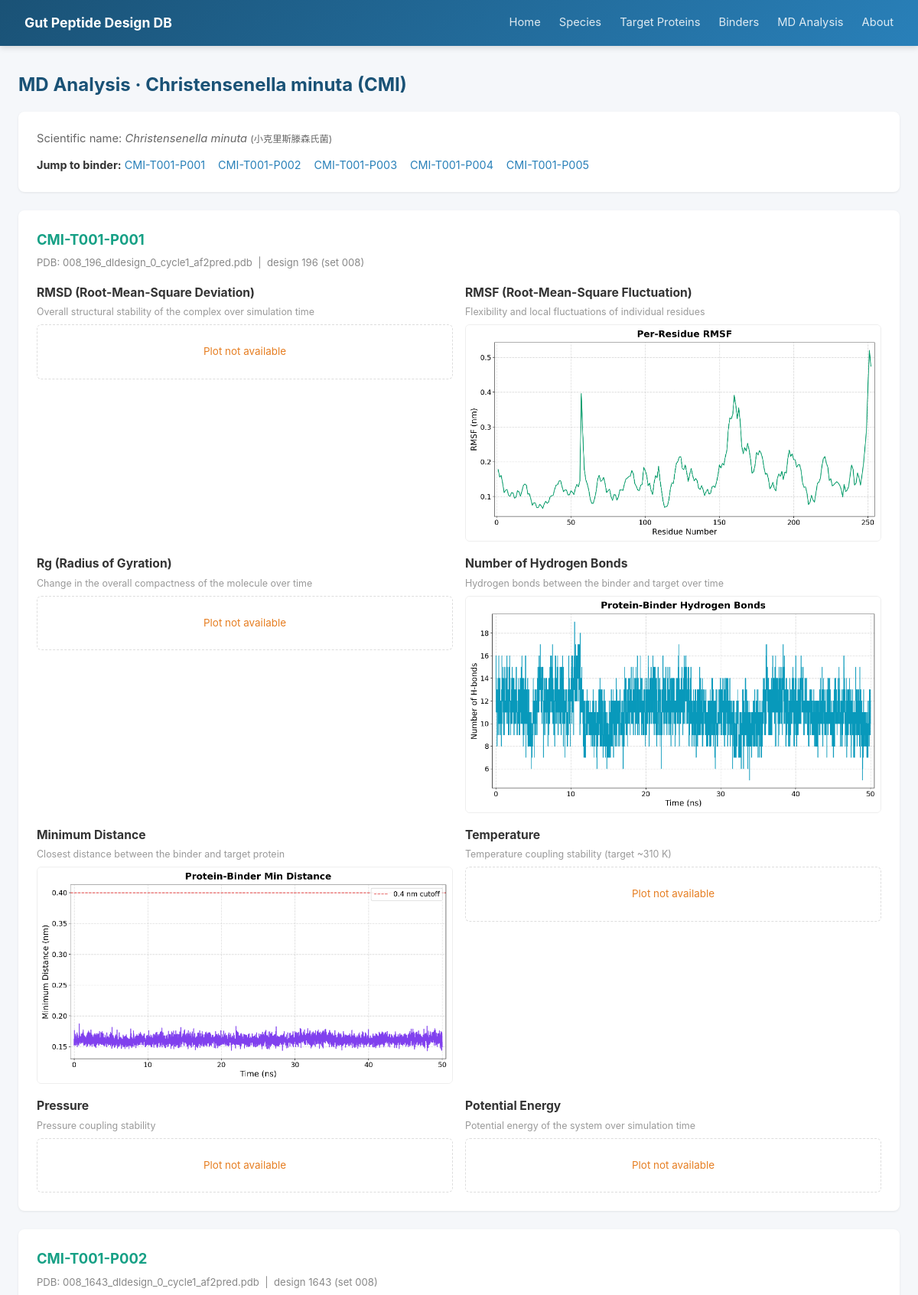
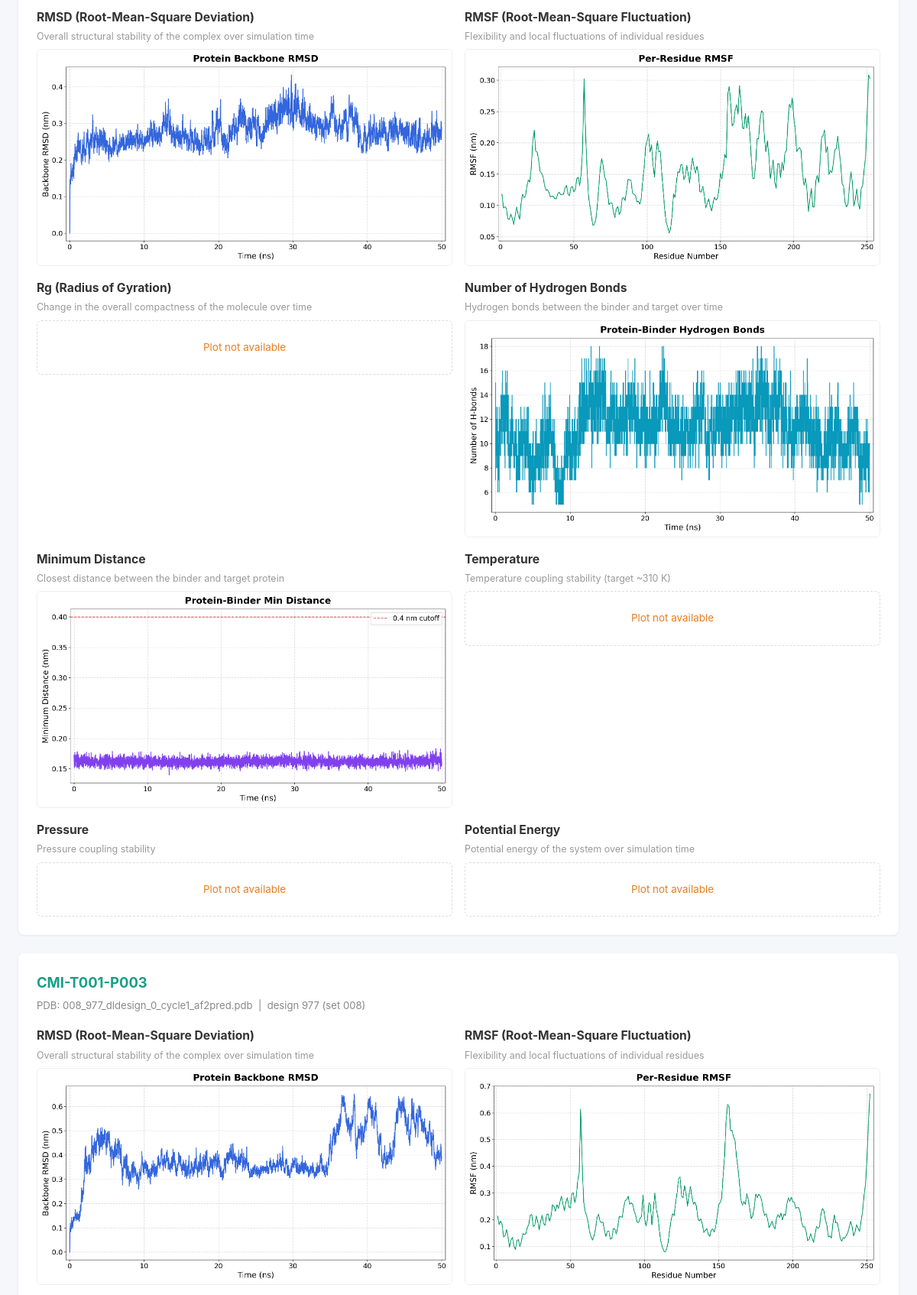
Page /md/CMI (upper part) on the committed database (2 pictures, top to bottom).
### tables this page shows
CREATE TABLE Species (
        Species_ID      TEXT PRIMARY KEY,
        Scientific_Name TEXT NOT NULL,
        Chinese_Name    TEXT,
        Taxonomy_ID     INTEGER,
        Genome_Accession TEXT,
        Proteome_Source TEXT,
        Notes           TEXT
    );

CREATE TABLE Binder (
        Binder_ID       TEXT PRIMARY KEY,
        Species_ID      TEXT NOT NULL,
        Binder_Sequence TEXT,
        Length          INTEGER,
        Raw_Score       REAL,
        dG_sep_norm     REAL,
        dSASA_int       REAL,
        complex_norm    REAL,
        total_score     REAL,
        packstat        REAL,
        hbonds_int      INTEGER,
        pLDDT_total     REAL,
        pLDDT_binder    REAL,
        PAE_interaction REAL,
        binder_RMSD     REAL,
        target_RMSD     REAL,
        Sequence_File   TEXT,
        Structure_File  TEXT,
        Notes           TEXT,
        FOREIGN KEY (Species_ID) REFERENCES Species(Species_ID)
    );

### app.py (the view)
@app.route('/md/<sid>')
def md_detail(sid):
    db = get_db()
    sp = db.execute("SELECT * FROM Species WHERE Species_ID=?", (sid,)).fetchone()
    if not sp:
        return "未找到该菌种", 404
    sd = os.path.join(MD_DIR, sid)
    if not os.path.isdir(sd):
        return "未找到该菌种的MD分析数据", 404
    rows = db.execute(
        "SELECT Binder_ID, Structure_File FROM Binder WHERE Species_ID=? ORDER BY Binder_ID",
        (sid,)).fetchall()
    meta = {}
    for r in rows:
        m = re.match(r"(\d+)_(.+?)_dldesign", r['Structure_File'] or '')
        if m:
            meta[m.group(2)] = (m.group(1), r['Binder_ID'], r['Structure_File'])
    designs = []
    for d in sorted(os.listdir(sd)):
        dd = os.path.join(sd, d)
        if not os.path.isdir(dd):
            continue
        available = {x[:-4] for x in os.listdir(dd) if x.endswith('.png')}
        plots = []
        for key, title, desc in PLOT_META:
            url = ("/static/md_plots/%s/%s/%s.png" % (sid, d, key)) if key in available else None
            plots.append((key, title, desc, url))
        num, bid, sfile = meta.get(d, ('?', '?', '?'))
        designs.append({'design': d, 'num': num, 'binder_id': bid, 'sfile': sfile, 'plots': plots})
    def _porder(item):
        m = re.search(r'P(\d+)$', item['binder_id'])
        return int(m.group(1)) if m else 999
    designs.sort(key=_porder)
    return render_template('md_detail.html', sp=sp, designs=designs)

### app.py (called while the page is built)
@app.context_processor
def inject_meta():
    return {'DB_VERSION': DB_VERSION, 'REPO_URL': REPO_URL}

def get_db():
    if 'db' not in g:
        g.db = sqlite3.connect(DB_PATH)
        g.db.row_factory = sqlite3.Row
    return g.db

### templates/md_detail.html (shortened to what this page needs)
{% extends "base.html" %}
{% block content %}
<h1>MD Analysis · {{ sp.Scientific_Name }} ({{ sp.Species_ID }})</h1>
<div class="card">
    <p style="color:#666; font-size:.92rem; margin-bottom:.6rem;">
        Scientific name: <span style="font-style:italic;">{{ sp.Scientific_Name }}</span>
        <small>({{ sp.Chinese_Name }})</small>
    </p>
    <p style="margin:0; font-size:.9rem;">
        <strong>Jump to binder:</strong>
        {% for d in designs %}
        <a href="#design-{{ loop.index }}" style="margin-right:.8rem;">{{ d.binder_id }}</a>
        {% endfor %}
    </p>
</div>
{% for d in designs %}
<div class="card" id="design-{{ loop.index }}">
    <h2 style="margin-bottom:.3rem;">
        <a href="/binders/{{ d.binder_id }}" style="color:#16a085;">{{ d.binder_id }}</a>
    </h2>
    <p style="color:#888; font-size:.82rem; margin-bottom:1rem; word-break:break-all;">
        PDB: {{ d.sfile }} &nbsp;|&nbsp; design {{ d.design }} (set {{ d.num }})
    </p>
    <div style="display:grid; grid-template-columns:repeat(auto-fit, minmax(380px, 1fr)); gap:1rem;">
        {% for key, title, desc, url in d.plots %}
        <div>
            <h3 style="font-size:.98rem; margin-bottom:.2rem;">{{ title }}</h3>
            <p style="color:#999; font-size:.78rem; margin-bottom:.4rem;">{{ desc }}</p>
            {% if url %}
            <img src="{{ url }}" alt="{{ title }}"
                 loading="lazy"
                 onclick="openLightbox(this.src, this.alt)"
                 style="width:100%; border:1px solid #eee; border-radius:6px; cursor:zoom-in; display:block;">
            {% else %}
            <div style="padding:1.5rem; text-align:center; color:#e67e22; font-size:.84rem; border:1px dashed #ddd; border-radius:6px;">Plot not available</div>
            {% endif %}
        </div>
        {% endfor %}
    </div>
</div>
{% endfor %}
{% endblock %}

### templates/base.html (style rules this page uses)
* { margin:0; padding:0; box-sizing:border-box; }
body { font-family:-apple-system,BlinkMacSystemFont,"Segoe UI","PingFang SC","Microsoft YaHei",sans-serif; background:#f5f7fa; color:#333; line-height:1.6; }
.card { background:white; border-radius:8px; box-shadow:0 1px 3px rgba(0,0,0,.08); padding:1.5rem; margin-bottom:1.5rem; }
h1 { font-size:1.5rem; margin-bottom:1rem; color:#1a5276; }
h2 { font-size:1.15rem; margin-bottom:.7rem; color:#2c3e50; }
a { color:#2980b9; text-decoration:none; }

### rows in the picture
Species: Scientific_Name "Christensenella minuta", Species_ID "CMI", Chinese_Name "小克里斯滕森氏菌"
Binder: binder_id "CMI-T001-P001", sfile "008_196_dldesign_0_cycle1_af2pred.pdb", design "196", num "008", plots "RMSD (Root-Mean-Square Deviation)" "RMSF (Root-Mean-Square Fluctuation)" "Rg (Radius of Gyration)" "Number of Hydrogen Bonds" "Minimum Distance" "Temperature" "Pressure" "Potential Energy", plots "Overall structural stability of the complex over simulation time" "Flexibility and local fluctuations of individual residues" "Change in the overall compactness of the molecule over time" "Hydrogen bonds between the binder and target over time" "Closest distance between the binder and target protein" "Temperature coupling stability (target ~310 K)" "Pressure coupling stability" "Potential energy of the system over simulation time"
Binder: binder_id "CMI-T001-P002", sfile "008_1643_dldesign_0_cycle1_af2pred.pdb", design "1643", num "008", plots "RMSD (Root-Mean-Square Deviation)" "RMSF (Root-Mean-Square Fluctuation)" "Rg (Radius of Gyration)" "Number of Hydrogen Bonds" "Minimum Distance" "Temperature" "Pressure" "Potential Energy", plots "Overall structural stability of the complex over simulation time" "Flexibility and local fluctuations of individual residues" "Change in the overall compactness of the molecule over time" "Hydrogen bonds between the binder and target over time" "Closest distance between the binder and target protein" "Temperature coupling stability (target ~310 K)" "Pressure coupling stability" "Potential energy of the system over simulation time"
Binder: binder_id "CMI-T001-P003", sfile "008_977_dldesign_0_cycle1_af2pred.pdb", design "977", num "008", plots "RMSD (Root-Mean-Square Deviation)" "RMSF (Root-Mean-Square Fluctuation)", plots "Overall structural stability of the complex over simulation time" "Flexibility and local fluctuations of individual residues"
Binder: binder_id "CMI-T001-P004"
Binder: binder_id "CMI-T001-P005"
